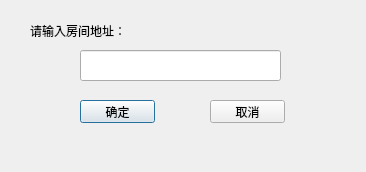
<?xml version="1.0" encoding="UTF-8"?>
<ui version="4.0">
 <class>AddDialog</class>
 <widget class="QDialog" name="AddDialog">
  <property name="geometry">
   <rect>
    <x>0</x>
    <y>0</y>
    <width>366</width>
    <height>172</height>
   </rect>
  </property>
  <property name="windowTitle">
   <string>Dialog</string>
  </property>
  <widget class="QLineEdit" name="lineEdit">
   <property name="geometry">
    <rect>
     <x>80</x>
     <y>50</y>
     <width>201</width>
     <height>31</height>
    </rect>
   </property>
   <property name="text">
    <string/>
   </property>
  </widget>
  <widget class="QLabel" name="label">
   <property name="geometry">
    <rect>
     <x>30</x>
     <y>20</y>
     <width>111</width>
     <height>21</height>
    </rect>
   </property>
   <property name="text">
    <string>请输入房间地址：</string>
   </property>
  </widget>
  <widget class="QPushButton" name="SureButton">
   <property name="geometry">
    <rect>
     <x>80</x>
     <y>100</y>
     <width>75</width>
     <height>23</height>
    </rect>
   </property>
   <property name="text">
    <string>确定</string>
   </property>
  </widget>
  <widget class="QPushButton" name="QuitButton">
   <property name="geometry">
    <rect>
     <x>210</x>
     <y>100</y>
     <width>75</width>
     <height>23</height>
    </rect>
   </property>
   <property name="text">
    <string>取消</string>
   </property>
  </widget>
 </widget>
 <resources/>
 <connections/>
</ui>
